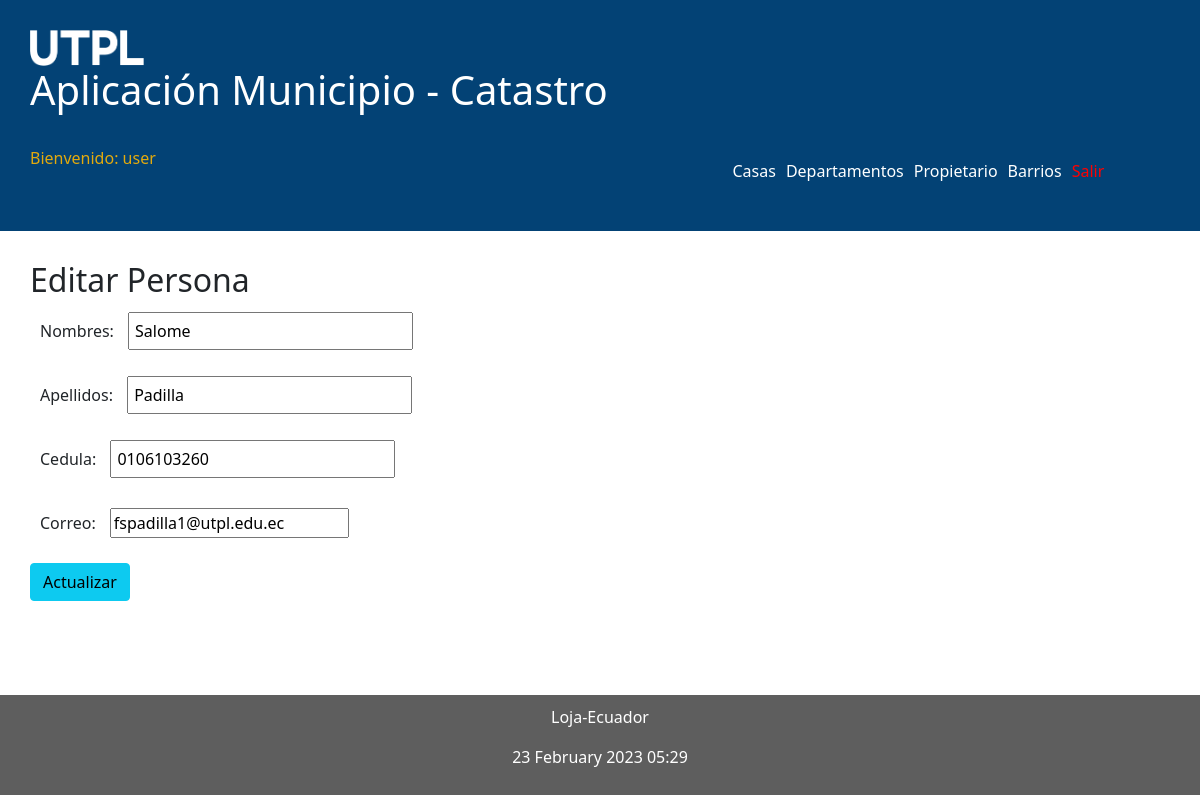
The app's page /editar/persona/1 (signed in) with its own data.
### catastro/models.py (models this page shows, shortened)
class Persona (models.Model):
    nombres = models.CharField(max_length=30)
    apellidos = models.CharField(max_length=30)
    cedula = models.CharField(max_length=10)
    correo = models.EmailField(max_length=50)

### catastro/views.py (the view)
# urls.py: path('editar/persona/<int:id>', views.editar_persona, name='editar_persona'),
@permission_required('catastro.change_persona', login_url="/entrando/login/")
@login_required(login_url='/entrando/login/')
def editar_persona(request, id):
    persona = Persona.objects.get(pk=id)
    if request.method=='POST':
        formulario = PersonaForm(request.POST, instance=persona)
        print(formulario.errors)
        if formulario.is_valid():
            formulario.save()
            return redirect(personas)
    else:
        formulario = PersonaForm(instance=persona)
    diccionario = {'formulario': formulario}
    return render(request, 'editarPersona.html', diccionario)

### catastro/forms.py
class PersonaForm(ModelForm):
    class Meta:
        model = Persona
        fields = ['nombres', 'apellidos', 'cedula', 'correo']

### catastro/templates/editarPersona.html (shortened to what this page needs)
{% extends "master.html" %}
{% block content %}
<h2>Editar Persona</h3>
<form action="" method="post">
  {{formulario.as_p}}
  <p><input class="btn btn-info" type='submit' value='Actualizar'/></p>
</form>
{% endblock %}

### catastro/templates/master.html (shortened to what this page needs)
<!DOCTYPE html>
<html>
  <head>
    {% load static %}
    <link rel="stylesheet" type="text/css" href="{% static 'css/estilos.css' %}">
    <link rel="stylesheet" type="text/css" href="https://cdn.datatables.net/1.10.25/css/jquery.dataTables.min.css">
    <link href="https://cdn.jsdelivr.net/npm/bootstrap@5.0.0-beta1/dist/css/bootstrap.min.css" rel="stylesheet">
  </head>
  <body style="padding: 0px;">
  <header style="padding: 30px;">
    <img src="{% static 'images/logo.png' %}" height="10%" width="10%" alt="My image">
    <h1> Aplicación Municipio - Catastro </h1>
    <br><span style="color:rgb(227, 170, 13); float:left" class="nombre_usuario"> Bienvenido: {{user.username}} </span>
    <nav class="top_menu navbar navbar-light">
      <ul class="nav justify-content-end">
        <li><a class="nav-item" style="text-decoration: none;color: white;" href="{% url 'casas' %}">Casas</a></li>
        <li><a class="nav-item" style="text-decoration: none;color: white;" href="{% url 'departamentos' %}">Departamentos</a></li>
        <li><a class="nav-item" style="text-decoration: none;color: white;" href="{% url 'personas' %}">Propietario</a></li>
        <li><a class="nav-item" style="text-decoration: none; color: white;"  href="{% url 'barrios' %}">Barrios</a></li>
        {% if user.is_authenticated %}
          <li><a style="text-decoration: none;color: red;" href="{% url 'logout_view' %}">Salir</a></li>
        {% else %}
          <li><a style="text-decoration: none; color:rgb(227, 170, 13);" href="{% url 'login' %}">Ingresar</a></li>
        {% endif %}
      </ul>
    </nav>
  </header>
  <section style="padding: 30px;">
      {% block content %}
      {% endblock %}
      <br><br>
  </section>
    <footer style="padding: 10px;">
      <p style="text-align:center">Loja-Ecuador</p>
      <p style="text-align:center">{% now "j F Y H:i" %}</p>
    </footer>
  </body>
</html>

### catastro/static/css/estilos.css (style rules this page uses)
body { background: #FEFEFD; padding: 0; }
header { background: #034275; color: #FFF; padding: 30px; }
section { width: 100%; }
input[type=text], input[type=number] { width: 25%; padding: 5px 5px; box-sizing: border-box; }
label { padding: 12px 10px; }
.top_menu ul { list-style:none; float:left; padding: 5px; width:95%; }
.top_menu ul li { float:left; margin-right:10px; margin-bottom:5px; color: #FFF; }
footer { background: #5E5E5E; color: #FFF; }

### records on screen
Persona: nombres "Salome", apellidos "Padilla", cedula "0106103260", correo "fspadilla1@utpl.edu.ec"

### other values on screen
{{ user.username }} "user"
